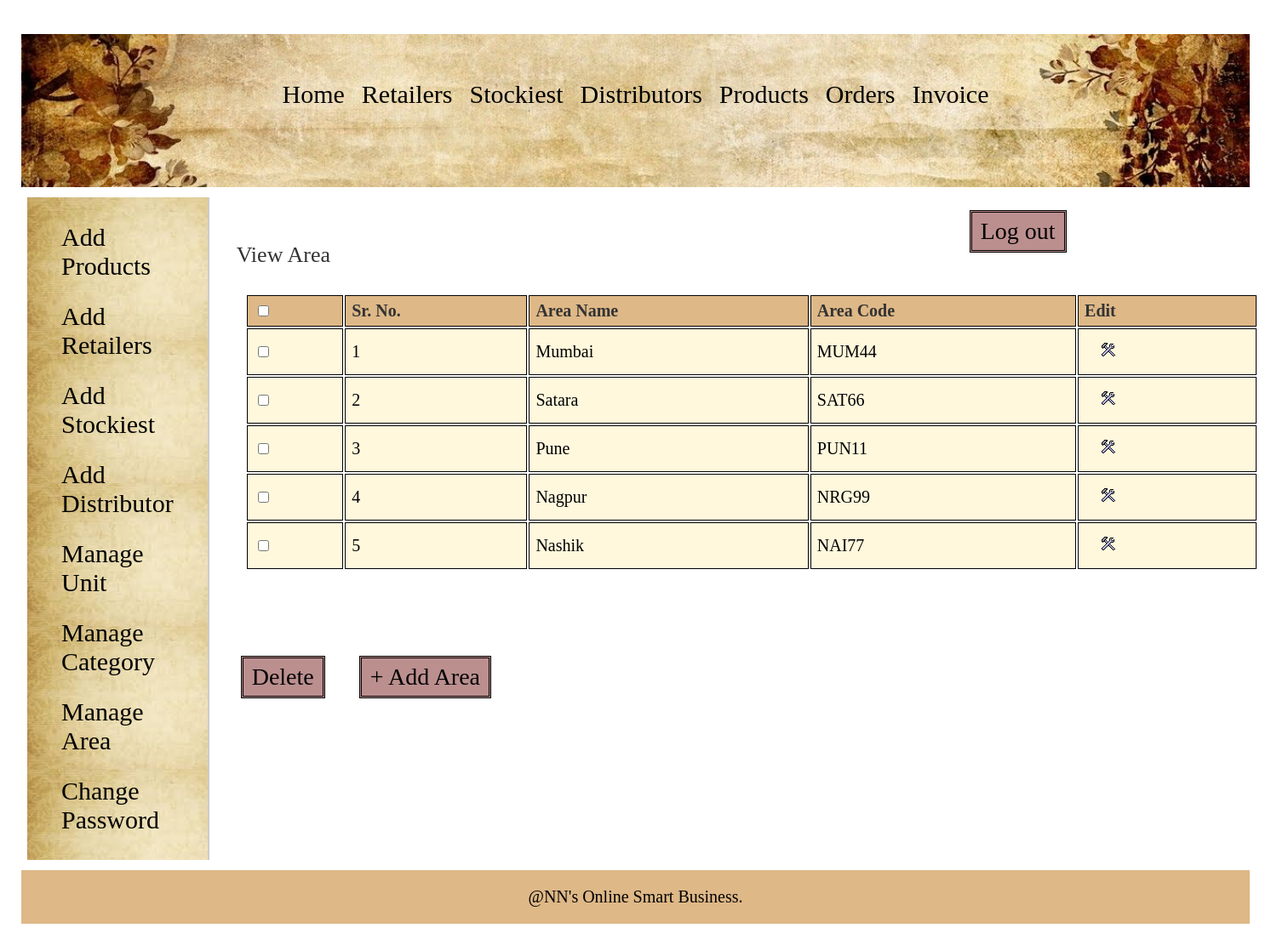
The app's page /admin/view_area.php (signed in) with its own data.
### tables this page shows
CREATE TABLE `area` (
  `area_id` int(11) NOT NULL,
  `area_name` varchar(50) NOT NULL,
  `area_code` varchar(10) NOT NULL
);

### admin/view_area.php (the view, shortened to what this page needs)
<?php
	include("../includes/config.php");
include("translate.php");
	if(isset($_SESSION['admin_login'])) {
		if($_SESSION['admin_login'] == true) {
			$query_selectArea = "SELECT * FROM area";
			$result_selectArea = mysqli_query($con,$query_selectArea);
		}
		else {
			header('Location:../index.php');
		}
	}
	else {
		header('Location:../index.php');
	}
?>
<!DOCTYPE html>
<html>
<head>
	<link rel="stylesheet" href="../includes/main_style.css" >
</head>
<body>
	<?php
		include("../includes/nav_admin.inc.php");
		include("../includes/aside_admin.inc.php");
	?>
	<section>
		<h1>View Area</h1>
		<form action="" method="POST" class="form">
		<table class="table_displayData">
			<tr>
				<th> <input type="checkbox" onClick="toggle(this)" /> </th>
				<th>Sr. No.</th>
				<th>Area Name</th>
				<th>Area Code</th>
				<th> Edit </th>
			</tr>
			<?php $i=1; while($row_selectArea = mysqli_fetch_array($result_selectArea)) { ?>
			<tr>
				<td> <input type="checkbox" name="chkId[]" value="<?php echo $row_selectArea['area_id']; ?>" /> </td>
				<td> <?php echo $i; ?> </td>
				<td> <?php echo $row_selectArea['area_name']; ?> </td>
				<td> <?php echo $row_selectArea['area_code']; ?> </td>
				<td> <a href="edit_area.php?id=<?php echo $row_selectArea['area_id']; ?>"><img src="../images/edit.png" alt="edit" /></a> </td>
			</tr>
			<?php $i++; } ?>
		</table>
		<input type="submit" value="Delete" class="submit_button"/>
		<a href="add_area.php"><input type="button" value="+ Add Area" class="submit_button"/></a>
		</form>
	</section>
	<?php
		include("../includes/footer.inc.php");
	?>
</body>
</html>

### includes/main_style.css (style rules this page uses)
* { font-family: Georgia, serif; margin:5px; padding:5px; }
a { text-decoration:none; }
.submit_button { font-size:28px; margin-top:90px; margin-right:20px; padding:6px 10px; background-color: #BC8F8F; border:double; color:black; }
section { width:1000px; padding:10px; padding-bottom:40px; }
section h1 { margin-bottom:10px; font-weight:normal; color:#333; font-size: 26px; }
table { border-collapse: separate; width:125%; }
.table_displayData td, .table_displayData th { border:1.5px solid black; padding: 6px 7px; text-align: left; background-color: #FFF8DC; }
.table_displayData th { background-color: #DEB887; color:#333; }

### includes/nav_admin.inc.php (style rules this page uses)
body { font-family: Arial, Helvetica, sans-serif; }
* { box-sizing: border-box; }

### records on screen
area: area_name "Mumbai", area_code "MUM44"
area: area_name "Satara", area_code "SAT66"
area: area_name "Pune", area_code "PUN11"
area: area_name "Nagpur", area_code "NRG99"
area: area_name "Nashik", area_code "NAI77"
